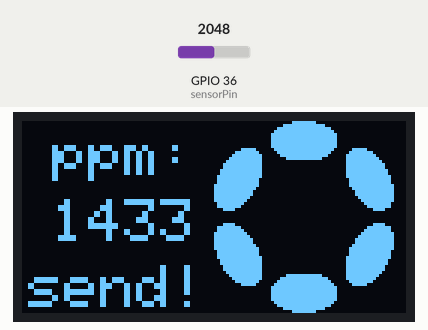
This sketch was run on a simulated ESP32. Parts: 128×64 one-colour display. The test bench sets the inputs (shaded band); at power-on: GPIO 36 (sensorPin) = 2048. WiFi joins after 1.5 s; servers stay silent unless stated; uploads are accepted with an empty reply; what the sketch prints to the serial monitor is not drawn.

Above: at 16.8 s.

The sketch:

co2Sensor.ino
```cpp
#include <WiFi.h>
#include <Wire.h>
#include <WiFiClient.h>
#include <HTTPClient.h>
#include <Adafruit_SSD1306.h>

#define SCREEN_WIDTH 128
#define SCREEN_HEIGHT 64

Adafruit_SSD1306 display(SCREEN_WIDTH, SCREEN_HEIGHT, &Wire, -1);

static const uint8_t logo_polkadot[512] = {
  0x00, 0x00, 0x00, 0x3f, 0xc0, 0x00, 0x00, 0x00,
  0x00, 0x00, 0x01, 0xff, 0xf8, 0x00, 0x00, 0x00,
  0x00, 0x00, 0x07, 0xff, 0xfe, 0x00, 0x00, 0x00,
  0x00, 0x00, 0x0f, 0xff, 0xff, 0x00, 0x00, 0x00,
  0x00, 0x00, 0x1f, 0xff, 0xff, 0x80, 0x00, 0x00,
  0x00, 0x00, 0x1f, 0xff, 0xff, 0x80, 0x00, 0x00,
  0x00, 0x00, 0x1f, 0xff, 0xff, 0x80, 0x00, 0x00,
  0x00, 0x00, 0x1f, 0xff, 0xff, 0x80, 0x00, 0x00,
  0x00, 0x00, 0x1f, 0xff, 0xff, 0x80, 0x00, 0x00,
  0x00, 0x7c, 0x0f, 0xff, 0xff, 0x03, 0xe0, 0x00,
  0x01, 0xfe, 0x07, 0xff, 0xfe, 0x07, 0xf8, 0x00,
  0x03, 0xff, 0x03, 0xff, 0xfc, 0x0f, 0xfc, 0x00,
  0x07, 0xff, 0x00, 0xff, 0xf0, 0x0f, 0xfe, 0x00,
  0x0f, 0xff, 0x00, 0x00, 0x00, 0x0f, 0xff, 0x00,
  0x1f, 0xff, 0x00, 0x00, 0x00, 0x0f, 0xff, 0x80,
  0x1f, 0xff, 0x00, 0x00, 0x00, 0x0f, 0xff, 0x80,
  0x3f, 0xff, 0x00, 0x00, 0x00, 0x0f, 0xff, 0xc0,
  0x3f, 0xff, 0x00, 0x00, 0x00, 0x0f, 0xff, 0xc0,
  0x7f, 0xff, 0x00, 0x00, 0x00, 0x0f, 0xff, 0xe0,
  0x7f, 0xfe, 0x00, 0x00, 0x00, 0x07, 0xff, 0xe0,
  0x7f, 0xfe, 0x00, 0x00, 0x00, 0x07, 0xff, 0xe0,
  0xff, 0xfe, 0x00, 0x00, 0x00, 0x07, 0xff, 0xf0,
  0xff, 0xfc, 0x00, 0x00, 0x00, 0x03, 0xff, 0xf0,
  0xff, 0xf8, 0x00, 0x00, 0x00, 0x01, 0xff, 0xf0,
  0xff, 0xf8, 0x00, 0x00, 0x00, 0x01, 0xff, 0xf0,
  0xff, 0xf0, 0x00, 0x00, 0x00, 0x00, 0xff, 0xf0,
  0xff, 0xe0, 0x00, 0x00, 0x00, 0x00, 0x7f, 0xf0,
  0x7f, 0xc0, 0x00, 0x00, 0x00, 0x00, 0x3f, 0xe0,
  0x7f, 0x80, 0x00, 0x00, 0x00, 0x00, 0x1f, 0xe0,
  0x1e, 0x00, 0x00, 0x00, 0x00, 0x00, 0x07, 0x80,
  0x00, 0x00, 0x00, 0x00, 0x00, 0x00, 0x00, 0x00,
  0x00, 0x00, 0x00, 0x00, 0x00, 0x00, 0x00, 0x00,
  0x00, 0x00, 0x00, 0x00, 0x00, 0x00, 0x00, 0x00,
  0x00, 0x00, 0x00, 0x00, 0x00, 0x00, 0x00, 0x00,
  0x1e, 0x00, 0x00, 0x00, 0x00, 0x00, 0x07, 0x80,
  0x7f, 0x80, 0x00, 0x00, 0x00, 0x00, 0x1f, 0xe0,
  0x7f, 0xc0, 0x00, 0x00, 0x00, 0x00, 0x3f, 0xe0,
  0xff, 0xe0, 0x00, 0x00, 0x00, 0x00, 0x7f, 0xf0,
  0xff, 0xf0, 0x00, 0x00, 0x00, 0x00, 0xff, 0xf0,
  0xff, 0xf8, 0x00, 0x00, 0x00, 0x01, 0xff, 0xf0,
  0xff, 0xf8, 0x00, 0x00, 0x00, 0x01, 0xff, 0xf0,
  0xff, 0xfc, 0x00, 0x00, 0x00, 0x03, 0xff, 0xf0,
  0xff, 0xfe, 0x00, 0x00, 0x00, 0x07, 0xff, 0xf0,
  0x7f, 0xfe, 0x00, 0x00, 0x00, 0x07, 0xff, 0xe0,
  0x7f, 0xfe, 0x00, 0x00, 0x00, 0x07, 0xff, 0xe0,
  0x7f, 0xff, 0x00, 0x00, 0x00, 0x0f, 0xff, 0xe0,
  0x3f, 0xff, 0x00, 0x00, 0x00, 0x0f, 0xff, 0xc0,
  0x3f, 0xff, 0x00, 0x00, 0x00, 0x0f, 0xff, 0xc0,
  0x1f, 0xff, 0x00, 0x00, 0x00, 0x0f, 0xff, 0x80,
  0x1f, 0xff, 0x00, 0x00, 0x00, 0x0f, 0xff, 0x80,
  0x0f, 0xff, 0x00, 0x00, 0x00, 0x0f, 0xff, 0x00,
  0x07, 0xff, 0x00, 0xff, 0xf0, 0x0f, 0xfe, 0x00,
  0x03, 0xff, 0x03, 0xff, 0xfc, 0x0f, 0xfc, 0x00,
  0x01, 0xfe, 0x07, 0xff, 0xfe, 0x07, 0xf8, 0x00,
  0x00, 0x7c, 0x0f, 0xff, 0xff, 0x03, 0xe0, 0x00,
  0x00, 0x00, 0x1f, 0xff, 0xff, 0x80, 0x00, 0x00,
  0x00, 0x00, 0x1f, 0xff, 0xff, 0x80, 0x00, 0x00,
  0x00, 0x00, 0x1f, 0xff, 0xff, 0x80, 0x00, 0x00,
  0x00, 0x00, 0x1f, 0xff, 0xff, 0x80, 0x00, 0x00,
  0x00, 0x00, 0x1f, 0xff, 0xff, 0x80, 0x00, 0x00,
  0x00, 0x00, 0x0f, 0xff, 0xff, 0x00, 0x00, 0x00,
  0x00, 0x00, 0x07, 0xff, 0xfe, 0x00, 0x00, 0x00,
  0x00, 0x00, 0x01, 0xff, 0xf8, 0x00, 0x00, 0x00,
  0x00, 0x00, 0x00, 0x3f, 0xc0, 0x00, 0x00, 0x00,
  };


const char* ssid = "Milo";
const char* password = "97274340";
String wallet = "5D2fBKHgezt6pKKuXFo8Xse3sT9hZK5PtkJEyacozZJnVXZ3";
String token = "0ce956fc-131b-42d6-a4b1-8e8319e45f84";
String serverName = "http://ec2-54-234-110-184.compute-1.amazonaws.com:8086/data_co/";
String source = "Sensor";
const int sensorPin = 36;
int sensorValue = 0;

WiFiClient wifiClient;

void setup() {

  Serial.begin(115200);
  WiFi.begin(ssid, password);
  delay(500);

  Wire.begin(5, 4);
  if(!display.begin(SSD1306_SWITCHCAPVCC, 0x3C, false, false)) {
    Serial.println(F("SSD1306 allocation failed"));
    for(;;);
  }

    // Conexión wifi
  while (WiFi.status() != WL_CONNECTED) {

    delay(1000);
    Serial.println("Connecting..");

    }

  // Mensaje exito conexión
  Serial.println("======================================");
  Serial.print("Conectado a:\t");
  Serial.println(WiFi.SSID());
  Serial.print("IP address:\t");
  Serial.println(WiFi.localIP());
  Serial.println("======================================");

}


void loop() {

  display.clearDisplay();
  display.drawBitmap(64, 0, logo_polkadot, 60, 64, 1);

  sensorValue = analogRead(sensorPin) * 0.7;
  Serial.println(sensorValue);

  // Tamaño del texto
  display.setTextSize(2);
  // Color del texto
  display.setTextColor(SSD1306_WHITE);
  // Posición del texto
  display.setCursor(10, 4);
  // Escribir texto
  display.println("ppm:");
    // Posición del texto
  display.setCursor(10, 26);
  // Escribir texto
  display.println(sensorValue);

  if (int(sensorValue) > 820){
      display.setCursor(2, 48);
      // Escribir texto
      display.println("send!");
  }

  if (WiFi.status() == WL_CONNECTED) {

  HTTPClient http;
  String serverPath = serverName + "?co2=" + sensorValue + "&origin=" + source + "&wallet_send=" + wallet + "&token=" + token;

  http.begin(wifiClient, serverPath);
  int httpCode = http.GET();
  Serial.println("request OK");

  if (httpCode > 0) {

    String payload = http.getString();
    Serial.println(payload);

    }

  http.end();

  }

  delay(15000);


  // Enviar a pantalla
  display.display();
  delay(1000);
}
```
